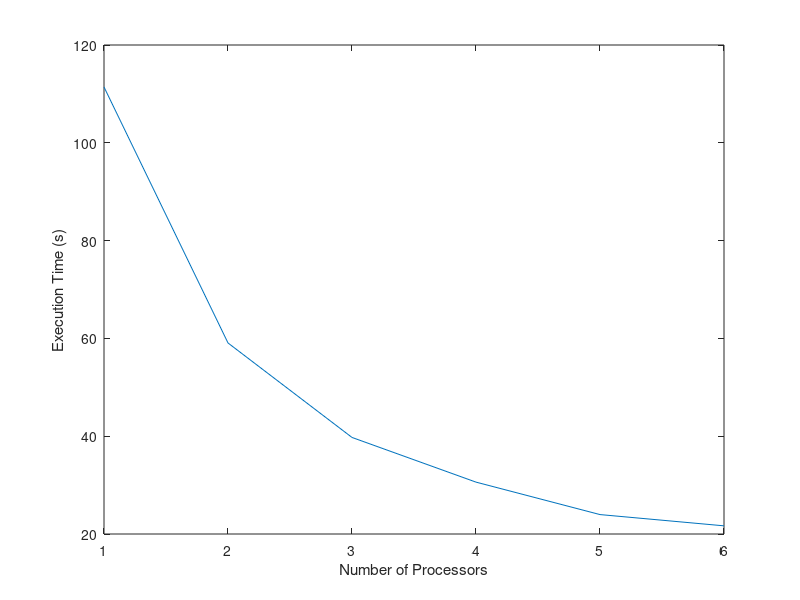

MATLAB code for this plot:
results=zeros(4,6,4);
%Number of Threads: 1
%Static Scheduling, Chunk Size: 10
results(1,1,1) =	1.115312e+02;
results(1,1,2) =	1.012251e-01;
results(1,1,3) =	1.114125e+02;
results(1,1,4) =	1.742220e-02;
%Number of Threads: 2
%Static Scheduling, Chunk Size: 10
results(1,2,1) =	5.913702e+01;
results(1,2,2) =	6.182194e-02;
results(1,2,3) =	5.906638e+01;
results(1,2,4) =	8.825064e-03;
%Number of Threads: 3
%Static Scheduling, Chunk Size: 10
results(1,3,1) =	3.979289e+01;
results(1,3,2) =	4.122210e-02;
results(1,3,3) =	3.974553e+01;
results(1,3,4) =	6.130934e-03;
%Number of Threads: 4
%Static Scheduling, Chunk Size: 10
results(1,4,1) =	3.068456e+01;
results(1,4,2) =	7.018209e-02;
results(1,4,3) =	3.060974e+01;
results(1,4,4) =	4.637003e-03;
%Number of Threads: 5
%Static Scheduling, Chunk Size: 10
results(1,5,1) =	2.401886e+01;
results(1,5,2) =	4.295087e-02;
results(1,5,3) =	2.397221e+01;
results(1,5,4) =	3.695011e-03;
%Number of Threads: 6
%Static Scheduling, Chunk Size: 10
results(1,6,1) =	2.177366e+01;
results(1,6,2) =	9.970880e-02;
results(1,6,3) =	2.167095e+01;
results(1,6,4) =	3.005981e-03;
%Number of Threads: 1
%Static Scheduling, Chunk Size: 100
results(2,1,1) =	1.103373e+02;
results(2,1,2) =	9.609485e-02;
results(2,1,3) =	1.102238e+02;
results(2,1,4) =	1.743102e-02;
%Number of Threads: 2
%Static Scheduling, Chunk Size: 100
results(2,2,1) =	5.852402e+01;
results(2,2,2) =	5.901003e-02;
results(2,2,3) =	5.845613e+01;
results(2,2,4) =	8.876085e-03;
%Number of Threads: 3
%Static Scheduling, Chunk Size: 100
results(2,3,1) =	4.117220e+01;
results(2,3,2) =	4.167581e-02;
results(2,3,3) =	4.112458e+01;
results(2,3,4) =	5.947113e-03;
%Number of Threads: 4
%Static Scheduling, Chunk Size: 100
results(2,4,1) =	3.245818e+01;
results(2,4,2) =	4.182601e-02;
results(2,4,3) =	3.241177e+01;
results(2,4,4) =	4.581213e-03;
%Number of Threads: 5
%Static Scheduling, Chunk Size: 100
results(2,5,1) =	2.739189e+01;
results(2,5,2) =	3.771615e-02;
results(2,5,3) =	2.735051e+01;
results(2,5,4) =	3.663063e-03;
%Number of Threads: 6
%Static Scheduling, Chunk Size: 100
results(2,6,1) =	2.187238e+01;
results(2,6,2) =	2.405221e-01;
results(2,6,3) =	2.162875e+01;
results(2,6,4) =	3.108978e-03;
%Number of Threads: 1
%Static Scheduling, Chunk Size: 200
results(3,1,1) =	1.117896e+02;
results(3,1,2) =	1.040740e-01;
results(3,1,3) =	1.116681e+02;
results(3,1,4) =	1.741719e-02;
%Number of Threads: 2
%Static Scheduling, Chunk Size: 200
results(3,2,1) =	6.206850e+01;
results(3,2,2) =	5.618215e-02;
results(3,2,3) =	6.200346e+01;
results(3,2,4) =	8.863211e-03;
%Number of Threads: 3
%Static Scheduling, Chunk Size: 200
results(3,3,1) =	4.351972e+01;
results(3,3,2) =	4.423404e-02;
results(3,3,3) =	4.346953e+01;
results(3,3,4) =	5.953074e-03;
%Number of Threads: 4
%Static Scheduling, Chunk Size: 200
results(3,4,1) =	3.278581e+01;
results(3,4,2) =	3.800392e-02;
results(3,4,3) =	3.274327e+01;
results(3,4,4) =	4.539013e-03;
%Number of Threads: 5
%Static Scheduling, Chunk Size: 200
results(3,5,1) =	3.049203e+01;
results(3,5,2) =	4.126906e-02;
results(3,5,3) =	3.044713e+01;
results(3,5,4) =	3.633022e-03;
%Number of Threads: 6
%Static Scheduling, Chunk Size: 200
results(3,6,1) =	2.212737e+01;
results(3,6,2) =	7.985711e-02;
results(3,6,3) =	2.204447e+01;
results(3,6,4) =	3.045082e-03;
%Number of Threads: 1
%Static Scheduling, Chunk Size: 500
results(4,1,1) =	1.093850e+02;
results(4,1,2) =	1.001289e-01;
results(4,1,3) =	1.092675e+02;
results(4,1,4) =	1.739502e-02;
%Number of Threads: 2
%Static Scheduling, Chunk Size: 500
results(4,2,1) =	6.142793e+01;
results(4,2,2) =	5.017495e-02;
results(4,2,3) =	6.136885e+01;
results(4,2,4) =	8.907080e-03;
%Number of Threads: 3
%Static Scheduling, Chunk Size: 500
results(4,3,1) =	5.331600e+01;
results(4,3,2) =	4.878211e-02;
results(4,3,3) =	5.326128e+01;
results(4,3,4) =	5.935907e-03;
%Number of Threads: 4
%Static Scheduling, Chunk Size: 500
results(4,4,1) =	3.561720e+01;
results(4,4,2) =	4.012203e-02;
results(4,4,3) =	3.557261e+01;
results(4,4,4) =	4.470825e-03;
%Number of Threads: 5
%Static Scheduling, Chunk Size: 500
results(4,5,1) =	2.759153e+01;
results(4,5,2) =	4.563808e-02;
results(4,5,3) =	2.754226e+01;
results(4,5,4) =	3.633976e-03;
%Number of Threads: 6
%Static Scheduling, Chunk Size: 500
results(4,6,1) =	2.731156e+01;
results(4,6,2) =	7.846284e-02;
results(4,6,3) =	2.723005e+01;
results(4,6,4) =	3.041029e-03;

x = [1,2,3,4,5,6];
plot(x,results(1,:,3));
xlabel('Number of Processors');
ylabel('Execution Time (s)');
